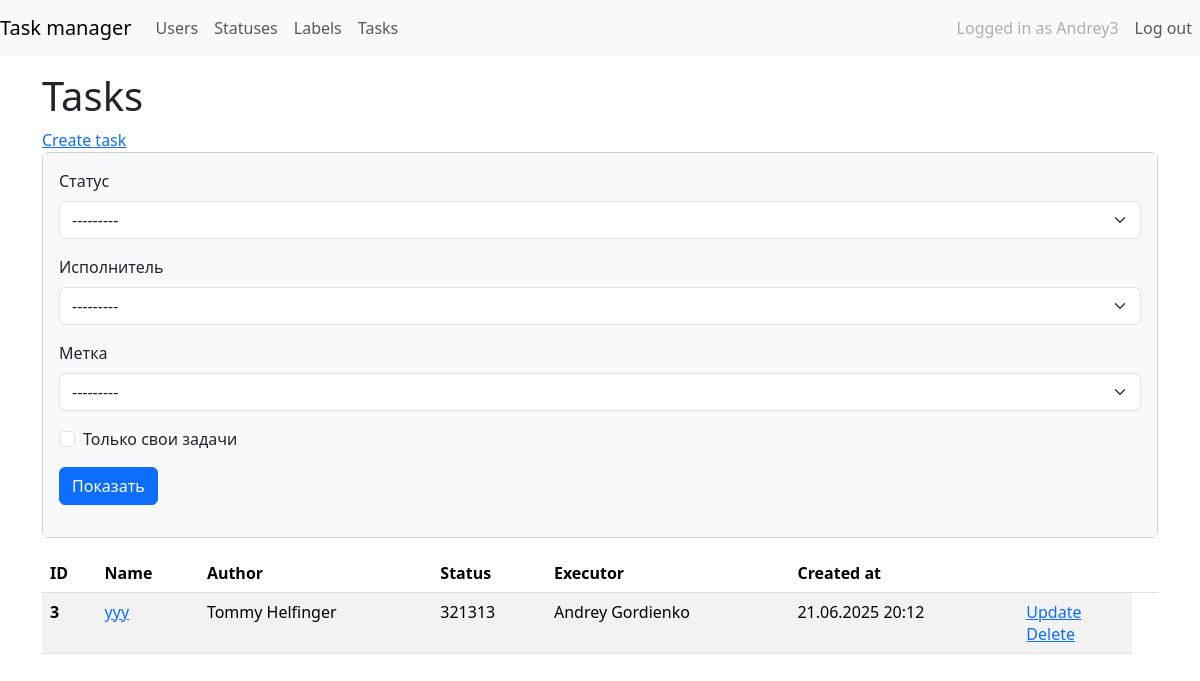
The app's page /tasks/ (signed in), older data.
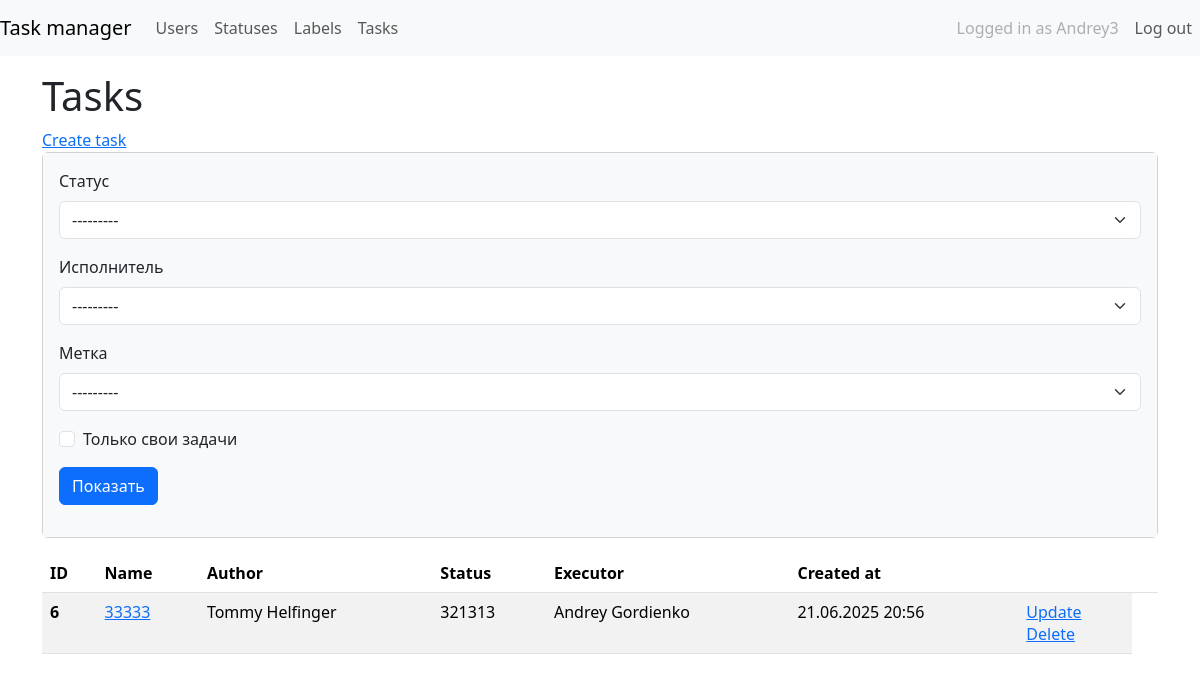
The same page, newer data.
### task_manager/users/models.py (models this page shows)
class MyUser(AbstractUser):
    created_at = models.DateTimeField(_("Creation date"), auto_now_add=True)
    def __str__(self):
        return self.get_full_name()

### task_manager/tasks/models.py (models this page shows, shortened)
class Task(models.Model):
    name = models.CharField(
        verbose_name="Имя",
        max_length=150,
        null=False,
        blank=False,
        unique=True,
    )
    description = models.TextField(
        verbose_name="Описание",
        blank=True,
    )
    status = models.ForeignKey(Status, on_delete=models.PROTECT, verbose_name="Статус")
    executor = models.ForeignKey(
        MyUser,
        on_delete=models.CASCADE,
        blank=True,
        null=True,
        verbose_name="Исполнитель",
        related_name="executors",
    )
    author = models.ForeignKey(
        MyUser,
        on_delete=models.CASCADE,
        verbose_name="Автор",
        related_name="authors",
    )
    labels = models.ManyToManyField(
        Label,
        blank=True,
        verbose_name="Метки",
        related_name="labels",
        through="TaskLabels",
    )
    created_at = models.DateTimeField(
        verbose_name="Дата создания",
        auto_now_add=True,
    )
    class Meta:
        verbose_name = "Task"
        verbose_name_plural = "Tasks"

### task_manager/statuses/models.py (models this page shows)
class Status(models.Model):
    name = models.CharField(max_length=100, unique=True)
    created_at = models.DateTimeField(auto_now_add=True)
    def __str__(self):
        return self.name

### task_manager/tasks/views.py (the view)
# urls.py: path("", TaskListView.as_view(), name="task_list"),
class TaskListView(LoginRequiredMixin, FilterView):
    model = Task
    context_object_name = "task_list"
    template_name = "tasks/task_list.html"
    filterset_class = TaskFilter

### task_manager/labels/models.py (called while the page is built)
    def __str__(self):
        return self.name

### task_manager/templates/tasks/task_list.html (shortened to what this page needs)
{% extends "task_manager/base.html" %}
{% load i18n %}
{% load django_bootstrap5 %}
{% block content %}
<div class="mt-4">
    <h1 class="mt-1">{% translate "Tasks" %}</h1>
    <a href="{% url 'tasks:create_task' %}">{% translate 'Create task' %}</a>
    <div class="card mb-3">
        <div class="card-body bg-light">
            <form class="form-inline center" method="get">
                {% bootstrap_field filter.form.status field_class='ml-2 mr-3' %}
                {% bootstrap_field filter.form.executor field_class='mr-3 ml-2' %}
                {% bootstrap_field filter.form.labels field_class='mr-3 ml-2' %}
                {% bootstrap_field filter.form.self_tasks field_class='mr-3' %}
                <input class="btn btn-primary" type="submit" value="Показать">
            </form>
        </div>
    </div>
    {% if task_list %}
    <table class="table table-striped">
        <thead>
            <tr>
                <th scope="col">ID</th>
                <th scope="col">{% translate "Name" %}</th>
                <th scope="col">{% translate "Author" %}</th>
                <th scope="col">{% translate "Status" %}</th>
                <th scope="col">{% translate "Executor" %}</th>
                <th scope="col">{% translate "Created at" %}</th>
                <th scope="col"></th>
                <th></th>
            </tr>
        </thead>
        <tbody>
            {% for task in task_list %}
            <tr>
                <th scope="row"> {{ task.id }}</th>
                <td>
                    <a href="{% url 'tasks:detail_task' task.pk %}">{{ task.name }}</a>
                </td>
                <td>{{ task.author }}</td>
                <td>{{ task.status }}</td>
                <td>{{ task.executor }}</td>
                <td>{{ task.created_at|date:"d.m.Y H:i" }}</td>
                <td>
                    <a href="{% url 'tasks:update_task' task.pk %}">{% translate 'Update' %}</a>
                    <br>
                    <a href="{% url 'tasks:delete_task' task.pk %}">{% translate 'Delete' %}</a>
                </td>
            </tr>
            {% endfor %}
        </tbody>
    </table>
    {% else %}
    <p>There are no tasks.</p>
    {% endif %}
    {% endblock %}

### task_manager/templates/task_manager/base.html (shortened to what this page needs)
{% load django_bootstrap5 %}
{% load i18n %}
{% get_current_language as LANGUAGE_CODE %}
{% bootstrap_css %}
<!doctype html>
<html lang="{{ LANGUAGE_CODE }}" class="h-100">
{% block header %}
<head>
</head>
{% endblock %}
{% block navbar %}
<body class="d-flex flex-column h-100">
    <header>
        <nav class="navbar navbar-expand-md navbar-light fixed-top bg-light">
            <a class="navbar-brand" href="{% url 'index' %}">{% translate "Task manager" %}</a>
            <div class="collapse navbar-collapse" id="navbarCollapse">
                <ul class="navbar-nav mr-auto">
                    <li class="nav-item">
                        <a class="nav-link" href="{% url 'users:user_list' %}">{% translate "Users" %}</a>
                    </li>
                    {% if user.is_authenticated %}
                    <li class="nav-item">
                        <a class="nav-link" href="{% url 'statuses:status_list' %}">{% translate "Statuses" %}</a>
                    </li>
                    <li class="nav-item">
                        <a class="nav-link" href="{% url 'labels:label_list' %}">{% translate "Labels" %}</a>
                    </li>
                    <li class="nav-item">
                        <a class="nav-link" href="{% url 'tasks:task_list' %}">{% translate "Tasks" %}</a>
                    </li>
                    {% endif %}
                </ul>
            </div>
            <div class="collapse navbar-collapse flex-grow-0" id="navbarSupportedContent">
                <ul class="navbar-nav text-right">
                    {% if not user.is_authenticated %}
                    <li class="nav-item active ">
                        <a class="nav-link" href="{% url 'login' %}">{% translate "Log in" %}</a>
                    </li>
                    <li class="nav-item active">
                        <a class="nav-link" href="{% url 'users:create_user' %}">{% translate "Sign up" %}</a>
                    </li>
                    {% else %}
                    <li class="nav-item">
                        <a class="nav-link disabled" href="#" tabindex="-1" aria-disabled="true">
                            {% translate "Logged in as" %}
                            {{user.username }}</a>
                    </li>
                    <li class="nav-item active">
                        <a class="nav-link" href="{% url 'logout' %}">{% translate "Log out" %}</a>
                    </li>
                    {% endif %}
                </ul>
            </div>
        </nav>
    </header>
    {% endblock %}
    <main role="main" class="flex-shrink-0 mt-5">
        <div class="container">
            {% block content %}{% endblock %}
        </div>
    </main>
</html>

Row changes from the older to the newer data that the page shows:
removed Task: id "3", name "ууу", author "Tommy Helfinger", status "321313", executor "Andrey Gordienko", created_at "21.06.2025 20:12"
added Task: id "6", name "33333", author "Tommy Helfinger", status "321313", executor "Andrey Gordienko", created_at "21.06.2025 20:56"
